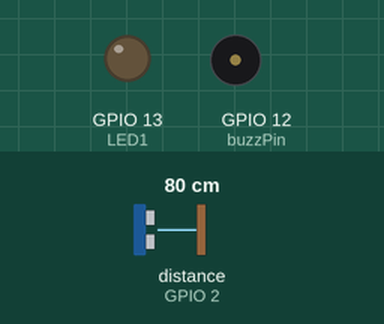
Recording of a sketch running on a simulated ESP32. Parts: output pins drawn as LEDs (lit = HIGH), buzzer (waves = sounding, pin HIGH). Wiring (inferred from the names in the program): ultrasonic range finder: trigger GPIO 15; echo GPIO 2. The inputs (shaded band) are chosen by the test bench; at power-on: distance to the obstacle (sensor on GPIO 2) 80 cm. The echo pulse lasts 58.3 µs per cm; WiFi joins after 1.5 s; servers stay silent unless stated; pins used as bus, display or sensor lines are not drawn; what the sketch prints to the serial monitor is not drawn.

Above: at 3.8 s.
3.9 s: distance to the obstacle (sensor on GPIO 2) set to 14 cm
5.4 s: distance to the obstacle (sensor on GPIO 2) set to 10 cm
At 6.6 s:
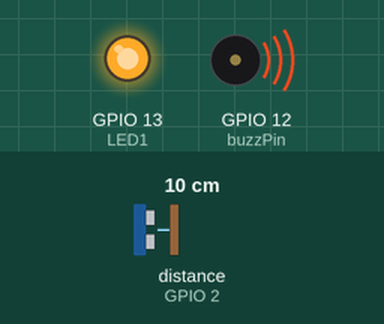
6.9 s: distance to the obstacle (sensor on GPIO 2) set to 18 cm
At 8.0 s:
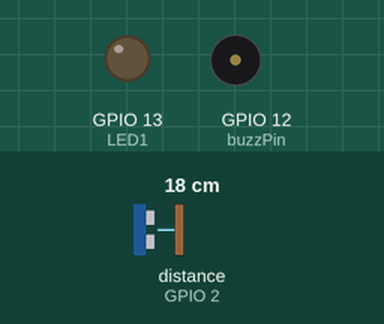
8.4 s: distance to the obstacle (sensor on GPIO 2) set to 2 cm
At 8.9 s:
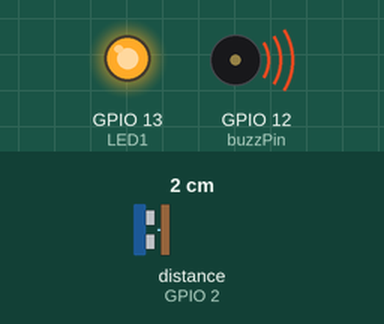
Timing chart, 0 to 10.9 s (numbered marks = the images above; inputs shaded):
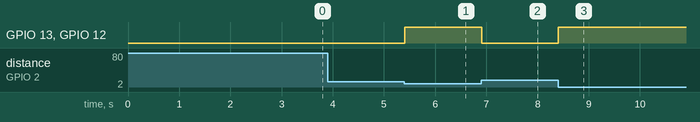

The sketch:

homesecuritybot.ino
```cpp
#include <WiFi.h>
#include <WiFiClientSecure.h>
#include <UniversalTelegramBot.h>
#include <ArduinoJson.h>
#include <Adafruit_Sensor.h>
#include <DHT.h>

const char* ssid = "hidden";
const char* password = "22222222";
#define trigPin 15                          //triger HC-SR04 pin D15
#define echoPin 2                          //echo HC-SR04 pin D2
// inisialisasi Bot Token
#define BOTtoken "6045596391:AAF2weQAOaNccRS7c5GGWWE0MaK4E14YTCs"  // Bot Token dari BotFather

// chat id dari @myidbot
#define CHAT_ID "1840057835"

WiFiClientSecure client;
UniversalTelegramBot bot(BOTtoken, client);

int const buzzPin = 12;
const int LED1 = 13;

void setup()
{
  Serial.begin(115200);

  WiFi.mode(WIFI_STA);
  WiFi.begin(ssid, password);
  #ifdef ESP32
    client.setCACert(TELEGRAM_CERTIFICATE_ROOT);
  #endif
  while (WiFi.status() != WL_CONNECTED) {
    delay(1000);
    Serial.println("Connecting to WiFi..");
  }

pinMode(trigPin, OUTPUT);
pinMode(echoPin, INPUT);
pinMode(buzzPin, OUTPUT);
pinMode(LED1 , OUTPUT);

  Serial.println("");
  Serial.println("WiFi connected");
  Serial.print("IP address: ");
  Serial.println(WiFi.localIP());
  bot.sendMessage(CHAT_ID, "Wifi Connected!", "");
  bot.sendMessage(CHAT_ID, "System has Started!!", "");

}
void loop()
{

  digitalWrite(trigPin, LOW);
  delayMicroseconds(2);
  digitalWrite(trigPin, HIGH);
  delayMicroseconds(10);
  digitalWrite(trigPin, LOW);
  int t = pulseIn(echoPin, HIGH);
  int cm = t * 0.034 / 2;
if (cm <= 10 && cm>= 0) {
digitalWrite(buzzPin, HIGH);
digitalWrite(LED1, HIGH);
bot.sendMessage(CHAT_ID, "ALERT! MOTION DETECTED!!", "");

} else {
digitalWrite(buzzPin, LOW);
digitalWrite(LED1, LOW);
}

}
```

Measured:
- the behaviour switches between 12 and 11 cm on distance to the obstacle (sensor on GPIO 2) (found by bisection; images 0 and 1)
- after the input at 3.9 s, every drawn part: stays the same
- after the input at 5.4 s, GPIO 13 (LED1), GPIO 12 (buzzPin): LOW → HIGH at once
- after the input at 6.9 s, GPIO 13 (LED1), GPIO 12 (buzzPin): HIGH → LOW at once
- after the input at 8.4 s, GPIO 13 (LED1), GPIO 12 (buzzPin): LOW → HIGH at once
